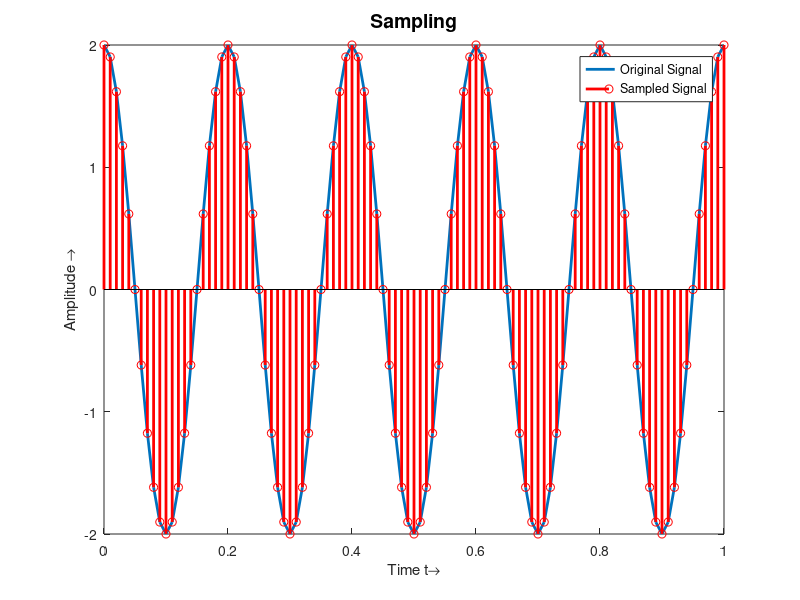
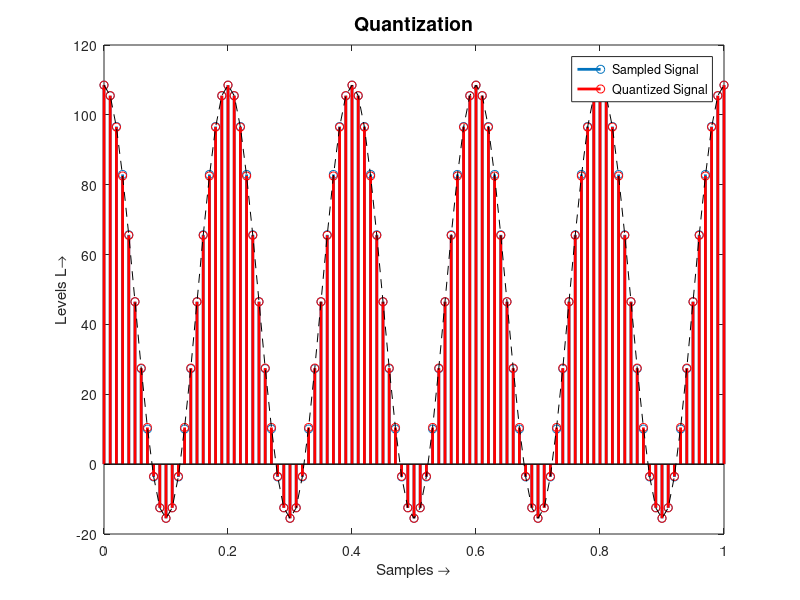
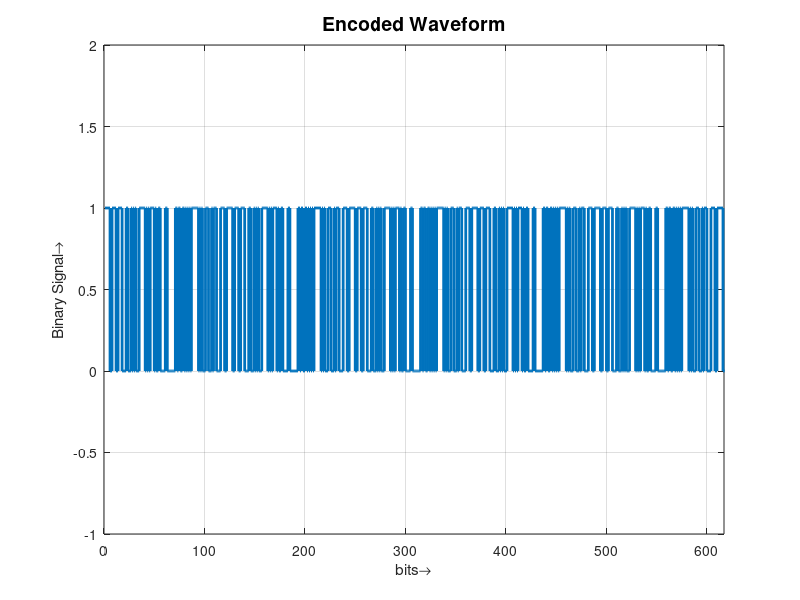

Recreate these plots in MATLAB, in order.
%PCM 

clc;
close all;
clear all;

fm=input('Enter the value of frequency: ');
n=input('Enter no of bits for PCM');
A=2;
t=0:0.01:1;
ts=0:0.01:1;

x=A*cos(2*pi*fm*t);

fs=2*fm;

xs=A*cos(2*pi*fm*ts);

x1=xs+A;
x1/(2*A);
L=(-1+2^n);
x1=L*x1;
xq=round(x1);
y=[];
for i=1:length(xq)
    d=dec2bin(xq(i),n);
    y=[y double(d)-48];
end
figure(1);
plot(t,x,'LineWidth',2);
title('Sampling','fontsize',14);
ylabel('Amplitude \rightarrow');
xlabel('Time t\rightarrow');
hold on;
stem(ts,xs,'r','LineWidth',2);
hold off;
legend('Original Signal','Sampled Signal','Location','Northeast');

figure (2);
stem(ts,x1-(L/2),'LineWidth',2);
title('Quantization','FontSize',14);
ylabel('Levels L\rightarrow');
xlabel('Samples \rightarrow');
hold on;
stem(ts,xq-(L/2),'r','LineWidth',2);
plot(ts,xq-(L/2),'--k');
hold off;
legend ('Sampled Signal','Quantized Signal');

figure (3);
stairs([y y(length(y))],'LineWidth',2);
title('Encoded Waveform','FontSize',14);
ylabel('Binary Signal\rightarrow');
xlabel('bits\rightarrow');
axis ([0 length(y) -1 2]);
grid on;

